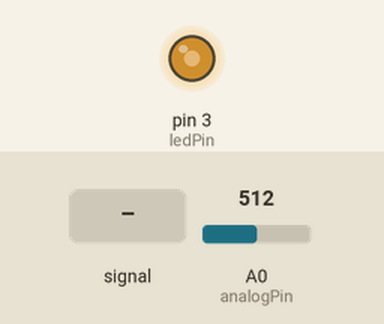
Simulated run of this sketch. Board: Arduino Uno, built with avr-gcc and run on an emulated ATmega328P. Parts: output pins drawn as LEDs (lit = HIGH). Inputs (shaded band) come from the test bench; at power-on: A0 (analogPin) = 512. What the sketch prints to the serial monitor is not drawn.

Above: at 1.2 s.
1.3 s: A0 (analogPin) fed a 200 Hz sine of ±81 counts around its level
4.3 s: A0 (analogPin) set to 900
At 5.3 s:
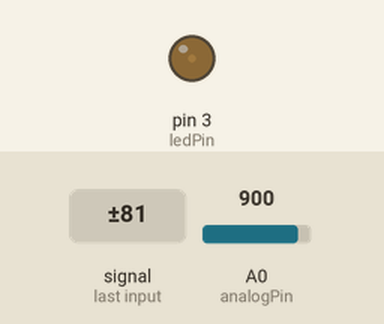
5.8 s: A0 (analogPin) set to 716
At 6.4 s:
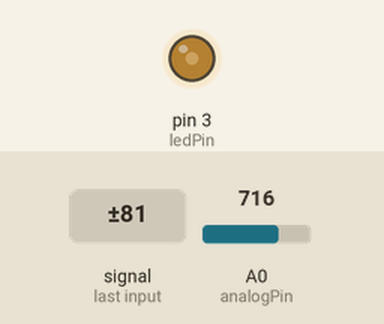
Timing chart, 0 to 8.8 s (numbered marks = the images above; inputs shaded):
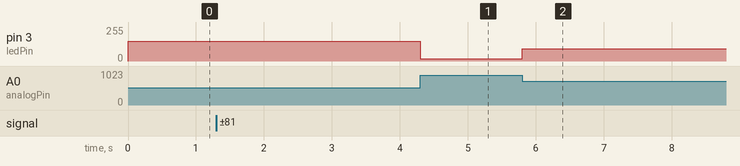

The sketch:

14_VR_led_cnt.ino
```cpp
#define A_REF       5.0
#define RESOLUTION  1024
#define UNIT_ADC    A_REF/RESOLUTION
#define VR          10000.0

char str[100];
const int analogPin = A0;
const int ledPin = 3;

void setup() {
  // put your setup code here, to run once:

  Serial.begin(115200);
}

void loop() {
  // put your main code here, to run repeatedly:
  int analogValue = analogRead(analogPin);  //0~1023

  int val = map(analogValue, 100, 360, 0, 255);

  analogWrite(ledPin, val);

  Serial.println(analogValue);

}
```

Measured:
- after the input at 5.8 s, pin 3 (ledPin): 16/255 → 92/255 at once
